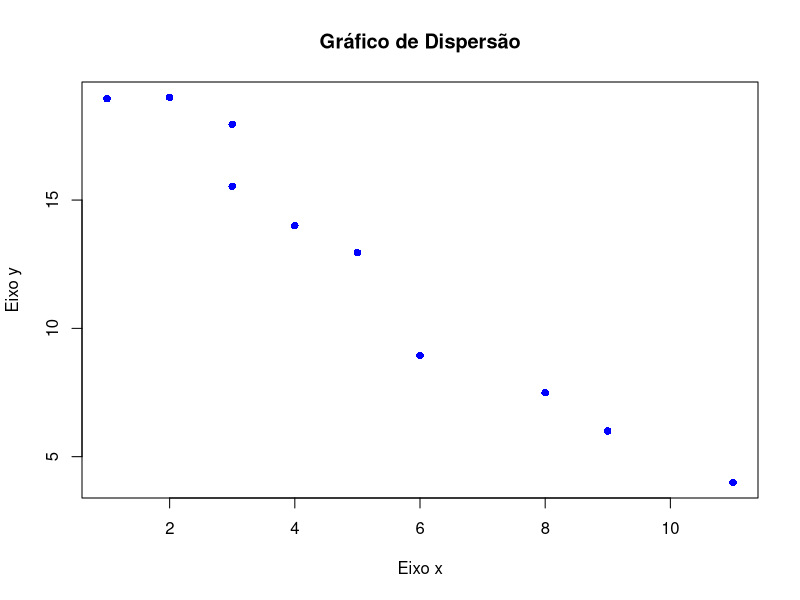
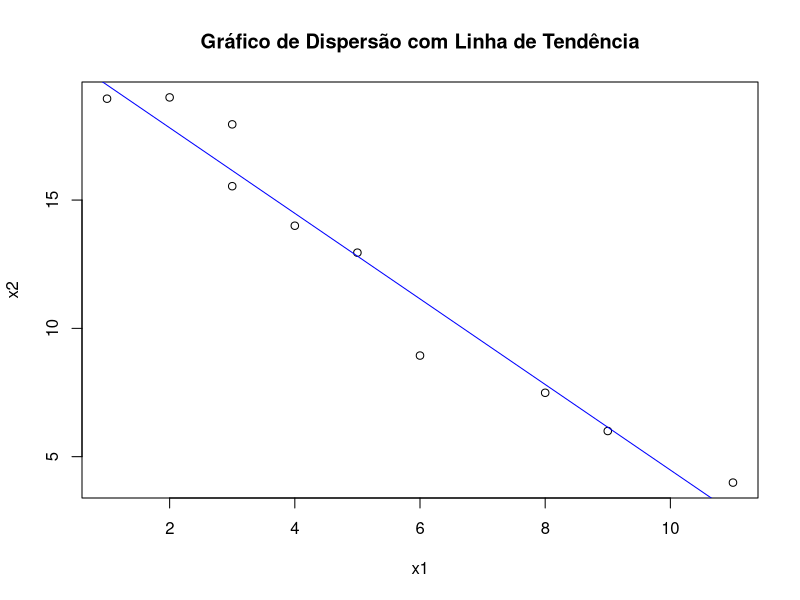

Source code (R) for these figures, in order:
# QUESTÃO 1

x1<-c(3,4,2,6,8,2,5)
x1

x2<-c(5,5.5,4,7,10,5,7.5)
x2


# médias:

mean(x1)
mean(x2)

# variancia

var(x1)
var(x2)

# covariância:

dados<-data.frame(x1,x2)
cov(dados)

# distância euclidiana entre x1 x2:

sqrt(sum((x1-x2)^2))

# distância estatistica de x1 e x2:

x1 <-c(x1/sqrt(var(x1)))
x1

x2 <-c(x2/sqrt(var(x2))) 
x2

sqrt(sum((x1-x2)^2))


# QUESTÃO 2

# Gráfico de dispersão:

x1<-c(1,2,3,3,4,5,6,8,9,11)
x1

x2<-c(18.95,19,17.95,15.54,14,12.95,8.94,7.49,6,3.99)
x2

dados1<-data.frame(x1,x2)

plot(x1, x2, 
     main = "Gráfico de Dispersão",
     xlab = "Eixo x", 
     ylab = "Eixo y", 
     col = "blue", 
     pch = 16)

# Gráfico de dispersão com a linha de tendência de x1 e x2:

plot(x1,x2, main = "Gráfico de Dispersão com Linha de Tendência")
abline(lm(x2 ~ x1), col = "blue")

# médias de  x1 e x2:

mean(x1)
mean(x2)

# variância de x1 e x2:

dados <-data.frame(x1,x2)
dados
cov(dados)

# covariância de s12:

cov(x1,x2)

# coeficiente de correlação de r12:

cor(x1,x2)

# INTERPRETAÇÃO DA COVARIÂNCIA E DA CORRELAÇÃO DE S12 E R12: 

# Sabemos que a covariância mede a variação conjunta entre duas variáveis,
# enquanto o coeficiente de correlação mede a força e a direção da relação entre 
# as duas variáveis, padronizando elas em uma escala de -1 a 1. 
# Logo podemos dizer que a correlação de (x1,x2) é forte. 
# Já a covariância tende a ser negativa,isso indica que as duas variáveis 
# tendem a variar em direções opostas, ou seja, quando uma aumenta a outra diminui.


# matriz de édias de x1 e x2 :

vetor_de_médias <- c(mean(x1),mean(x2));
vetor_de_médias

# matriz de variãncia-covariancia Sn de x1 e x2:

matriz <-cov(dados)
matriz

# matriz de correlação de x1 e x2:

matriz_cor <- cor(dados)
matriz_cor


#QUESTÃO 3

x1<-c(9,2,6,5,8)
x2<-c(12,8,6,4,10)
x3<-c(3,4,0,2,1)

# vetor de médias de x1,x2 e x3:

mean(x1)
mean(x2)
mean(x3)

#mvetor de médias de x1 , x2 e x3:

médias <- c(mean(x1),mean(x2),mean(x3))
médias

# matriz de covariância de x1, x2 e x3 (Sn):

x <- data.frame(x1,x2,x3)
cov(x)


# matriz de correlação de x1, x2 e x3:

correlação <- cor(x)
correlação

